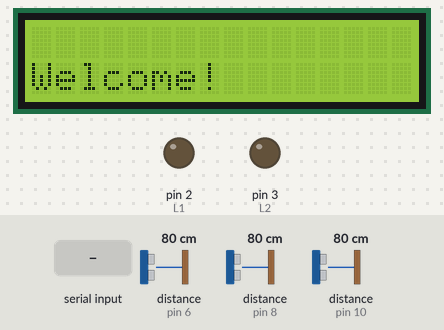
This sketch was run on a simulated Arduino Uno, built with avr-gcc and run on an emulated ATmega328P. Shown: 16×2 character LCD, output pins drawn as LEDs (lit = HIGH). The inputs (shaded band) are chosen by the test bench; at power-on: distance to the obstacle (sensors on pin 6, pin 8, pin 10) 80 cm. The echo pulse lasts 58.3 µs per cm; pins used as bus, display or sensor lines are not drawn; what the sketch prints to the serial monitor is not drawn.

Above: at 1.7 s.
1.8 s: "Control\n" received over the second serial link
At 2.6 s:
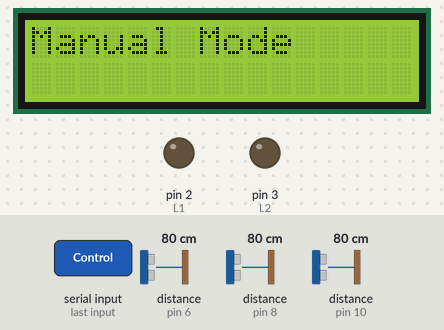
3.3 s: "F\n" received over the second serial link
At 4.5 s:
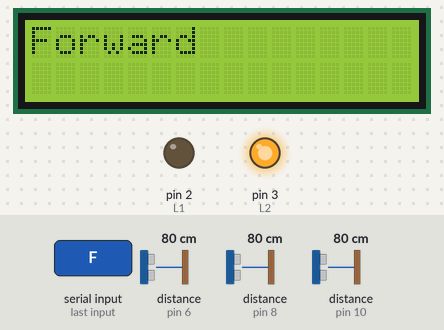
4.8 s: "B\n" received over the second serial link
At 5.9 s:
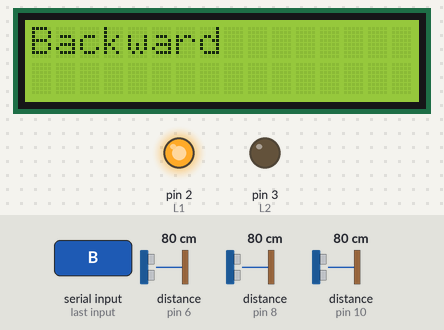
6.3 s: "Auto\n" received over the second serial link
At 7.3 s:
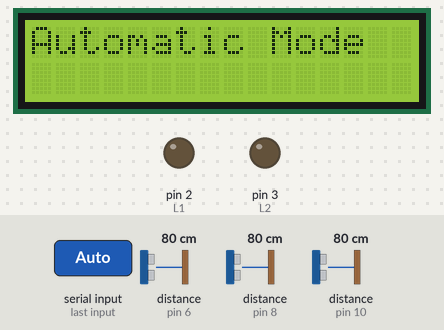
7.8 s: "L\n" received over the second serial link
At 8.5 s:
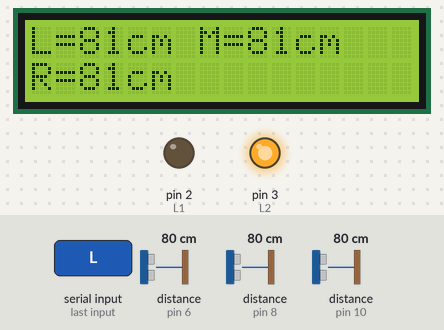
Timing chart, 0 to 10.8 s (numbered marks = the images above; inputs shaded):
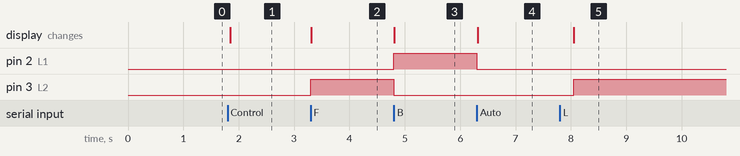

Measured:
- after the input at 1.8 s, the display: changes after 0.05 s (image 1)
- after the input at 3.3 s, pin 3 (L2): LOW → HIGH at once; the display: changes at once (image 2)
- after the input at 4.8 s, pin 2 (L1): LOW → HIGH at once; pin 3 (L2): HIGH → LOW at once; the display: changes at once (image 3)
- after the input at 6.3 s, pin 2 (L1): HIGH → LOW at once; the display: changes at once (image 4)
- after the input at 7.8 s, pin 3 (L2): LOW → HIGH after 0.25 s; the display: changes after 0.25 s (image 5)

The sketch:

arduino_Control.ino
```cpp
#include <SoftwareSerial.h>
#include <NewPing.h>
#include <LiquidCrystal_I2C.h>


const int L1 = 2;
const int L2 = 3;
const int R1 = 4;
const int R2 = 5;
bool stringComplete = false;  // biến để kiểm tra trạng thái lệnh
const int echo_L = 6;
const int trig_L = 7;
const int echo_M = 8;
const int trig_M = 9;
const int echo_R = 10;
const int trig_R = 11;

//const int button = A2; //
//const int pump = A3; // 2 chân này đang phân vân
int motor_speed = 255;    //min =125, max=255
int max_distance = 200;
int distance_L = 0;
int distance_M = 0;
int distance_R = 0;
char incomingByte;
//Tính toán đo khoảng cách
NewPing sonar_L(trig_L, echo_L, max_distance);
NewPing sonar_M(trig_M, echo_M, max_distance);
NewPing sonar_R(trig_R, echo_R, max_distance);
LiquidCrystal_I2C lcd(0x27, 16, 2);

// Tx gửi, Rx nhận (Giao tiếp UART)
const byte Rx = 12;
const byte Tx = 13;
SoftwareSerial mySerial = SoftwareSerial(Rx, Tx);
String data = "";
String dataEnd = "";


void setup()
{

  mySerial.begin(9600);
  pinMode(L1, OUTPUT);
  pinMode(L2, OUTPUT);
  pinMode(R1, OUTPUT);
  pinMode(R2, OUTPUT);
  //  pinMode(button, INPUT);
  //  pinMode(pump, OUTPUT);
  //  digitalWrite(pump, LOW);
  digitalWrite(L1, LOW);
  digitalWrite(L2, LOW);
  digitalWrite(R1, LOW);
  digitalWrite(R2, LOW);

  lcd.begin();
  lcd.setCursor(0, 4); // hàng 0, cột 4
  lcd.print("Welcome!");
  Serial.begin(9600);
  delay(500);
}

// main
void loop()
{
  dataEnd = CheckData_Esp();

if (dataEnd.indexOf("Control") >= 0) // Nếu chế độ điều khiển được kích hoạt
  {
    lcd.clear(); // Xóa màn hình LCD
    lcd.print("Manual Mode"); // Hiển thị chế độ điều khiển bằng LCD
    while (true)
    {
      manualMode(); // Gọi hàm điều khiển chế độ manual

      if (dataEnd.indexOf("Auto") >= 0) // Nếu chế độ tự động được kích hoạt
      {
        moveStop(); // Dừng động cơ
        break; // Thoát khỏi vòng lặp
      }
    }
  }

if (dataEnd.indexOf("Auto") >= 0) // Nếu chế độ tự động được kích hoạt
  {
    lcd.clear(); // Xóa màn hình LCD
    lcd.print("Automatic Mode"); // Hiển thị chế độ tự động bằng LCD
      automaticMode(); // Gọi hàm điều khiển chế độ tự động

//  if (dataEnd.indexOf("Control") >= 0) // Nếu chế độ điều khiển được kích hoạt
//      {
//        moveStop(); // Dừng động cơ
//        manualMode(); // Chuyển sang chế độ điều khiển manual
//        break;
//      }
  }
}


  // Đọc giá trị từ Esp gửi tới Uno
  String CheckData_Esp (void)
  {
    while (!mySerial.available()) delay(1);
    String data = mySerial.readStringUntil('\n');
    Serial.print("Dữ liệu nhận được từ ESP: ");
    Serial.println(data);
    return data;
  }


  void manualMode()
  {
    //  lcd.clear();
    //  lcd.print("ManuaMode");

    if (mySerial.available() > 0)   //Kiểm tra xem Nano có dữ liệu từ esp gửi về k
    {
      dataEnd = CheckData_Esp();
      stringComplete = true;


      if (dataEnd.indexOf("F") >= 0)
      {
        moveForward();
        lcd.clear();
        lcd.print("Forward");
        Serial.println("Đi thẳng");
      }

      else if (dataEnd.indexOf("B") >= 0)
      {
        moveBackward();
        lcd.clear();
        lcd.print("Backward");
        Serial.println("Đi lùi");
      }

      else if (dataEnd.indexOf("L") >= 0)
      {
        moveLeft();
        lcd.clear();
        lcd.print("Left");
        Serial.println("Rẽ trái");
      }

      else if (dataEnd.indexOf("R") >= 0)
      {
        moveRight();
        lcd.clear();
        lcd.print("Right");
        Serial.println("Rẽ phải");
      }

      else if (dataEnd.indexOf("S") >= 0)
      {
        moveStop();
        lcd.clear();
        lcd.print("Stop");
        Serial.println("Dừng lại");
      }

      else if (dataEnd.indexOf("1") >= 0)
      {
        motor_speed = 155;
        Serial.println("Đang đi tốc độ 1");
      }

      else if (dataEnd.indexOf("2") >= 0)
      {
        motor_speed = 205;
        Serial.println("Đang đi tốc độ 2");
      }

      else if (dataEnd.indexOf("3") >= 0)
      {
        motor_speed = 255;
        Serial.println("Đang đi tốc độ 3");
      }
    }
    else
    {
      data = "";
      dataEnd = "";
      stringComplete = false;
    }

  }

  // Hàm tự động lau sàn
  void automaticMode()
  {
    dataEnd = CheckData_Esp();
  while(dataEnd)
  {
    //  Serial.println("Đã đọc đến hàm automaticMode");
    distance_L = readSensor_L();    //đọc giá trị khoảng cách và gán vào distance
    distance_M = readSensor_M();
    distance_R = readSensor_R();

    //Hiển thị khoảng cách lên LCD
    lcd.clear();
    lcd.print("L=");
    lcd.print(distance_L);
    lcd.print("cm ");
    lcd.print("M=");
    lcd.print(distance_M);
    lcd.print("cm");
    lcd.setCursor(0, 1);
    lcd.print("R=");
    lcd.print(distance_R);
    lcd.print("cm");

    if (distance_M <= 20)   //nếu khoảng cách ở giữa nhỏ hơn 20
    {
      if (distance_R > distance_L)  //Kiểm tra bên phải và bên trái
      {
        if ((distance_R <= 20) && (distance_L <= 20))   //nếu khoảng cách ở 2 bên quá gần vật cản thì dừng
        {
          moveStop();
          delay(200);
          moveBackward();   //quay lại
          delay(2000);
        }
        else   // ngược lại nếu nếu khoảng cách trái,phải đều xa hơn hơn 20 và bên phải xa hơn bên trái ở giữa thì gần
        {
          moveBackward();  //quay lại rồi rẽ phải
          delay(500);
          moveRight();
          delay(2000);
        }
      }
      else if (distance_R < distance_L)
      {
        if ((distance_R <= 20) && (distance_L <= 20)) // Nếu bên trải lớn hơn bên phải và khoảng cách 2 bên đều nhỏ hơn 20 thì đi lùi
        {
          moveStop();   //move back
          delay(200);
          moveBackward();
          delay(2000);
        }
        else // ngược lại nếu 2 bên trái phải đều lơn hơn 20 thì sẽ tiếng lên khoảng 1 đoạn nhỏ nữa rồi rẽ trái
        {
          moveBackward();   //move back then turn left
          delay(500);
          moveLeft();
          delay(2000);
        }
      }
    }

    else if (distance_R <= 15)  //Nếu cảm biến phải nhỏ hơn 15cm
    {
      moveLeft();   //rẽ trái
      delay(500);
    }
    else if (distance_L <= 15)  //Nếu cảm biến trái nhỏ hơn 15cm
    {
      moveRight();    //turn phải
      delay(500);
    }
    else
    {
      moveForward();   // ngược lại với các điều kiện kia thì sẽ đi thẳng
    }
    ////////////////////

    if (dataEnd.indexOf("Control") >= 0) // Nếu chế độ điều khiển được kích hoạt
      {
         manualMode();
      }
  }
  }
  int readSensor_L()    //Đọc khoảng cách cảm biển bên trái
  {
    delay(70);
    int cm_L = sonar_L.ping_cm();
    if (cm_L == 0)
    {
      cm_L = 250;
    }
    return cm_L;
  }

  int readSensor_M()    //Đọc khoảng cách cảm biển giữa
  {
    delay(70);
    int cm_M = sonar_M.ping_cm();
    if (cm_M == 0)
    {
      cm_M = 250;
    }
    return cm_M;
  }

  int readSensor_R()   //Đọc khoảng cách cảm biển bên phải
  {
    delay(70);
    int cm_R = sonar_R.ping_cm();
    if (cm_R == 0)
    {
      cm_R = 250;
    }
    return cm_R;
  }


  void moveForward()
  {
    digitalWrite(L1, LOW);
    analogWrite(L2, motor_speed);
    analogWrite(R1, motor_speed);
    digitalWrite(R2, LOW);
  }

  void moveBackward()
  {
    analogWrite(L1, motor_speed);
    digitalWrite(L2, LOW);
    digitalWrite(R1, LOW);
    analogWrite(R2, motor_speed);
  }

  void moveRight()
  {
    analogWrite(L1, motor_speed);
    digitalWrite(L2, LOW);
    analogWrite(R1, motor_speed);
    digitalWrite(R2, LOW);
  }

  void moveLeft()
  {
    digitalWrite(L1, LOW);
    analogWrite(L2, motor_speed);
    digitalWrite(R1, LOW);
    analogWrite(R2, motor_speed);
  }

  void moveStop()
  {
    digitalWrite(L1, LOW);
    digitalWrite(L2, LOW);
    digitalWrite(R1, LOW);
    digitalWrite(R2, LOW);
  }
```
